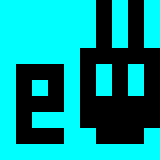

A level layout from a 2D game, rendered from its tile map. Below: a short description, then the map file with its tile-grid data intact:
An orthogonal 10x10 tile map with 16x16 px tiles, 1 tile layer (Calque de Tile 1).

<map version="1.0.0" orientation="orthogonal" renderorder="right-down" width="10" height="10" tilewidth="16" tileheight="16" nextobjectid="1">
 <tileset firstgid="1" name="tileset" tilewidth="16" tileheight="16" tilecount="2" columns="2">
  <image source="../graphics/misc/tileset.png" width="32" height="16" />
 </tileset>
 <layer name="Calque de Tile 1" width="10" height="10">
  <data>
   <tile gid="1" />
   <tile gid="1" />
   <tile gid="1" />
   <tile gid="1" />
   <tile gid="1" />
   <tile gid="1" />
   <tile gid="2" />
   <tile gid="1" />
   <tile gid="2" />
   <tile gid="1" />
   <tile gid="1" />
   <tile gid="1" />
   <tile gid="1" />
   <tile gid="1" />
   <tile gid="1" />
   <tile gid="1" />
   <tile gid="2" />
   <tile gid="1" />
   <tile gid="2" />
   <tile gid="1" />
   <tile gid="1" />
   <tile gid="1" />
   <tile gid="1" />
   <tile gid="1" />
   <tile gid="1" />
   <tile gid="1" />
   <tile gid="2" />
   <tile gid="1" />
   <tile gid="2" />
   <tile gid="1" />
   <tile gid="1" />
   <tile gid="1" />
   <tile gid="1" />
   <tile gid="1" />
   <tile gid="1" />
   <tile gid="2" />
   <tile gid="2" />
   <tile gid="2" />
   <tile gid="2" />
   <tile gid="2" />
   <tile gid="1" />
   <tile gid="2" />
   <tile gid="2" />
   <tile gid="2" />
   <tile gid="1" />
   <tile gid="2" />
   <tile gid="1" />
   <tile gid="2" />
   <tile gid="1" />
   <tile gid="2" />
   <tile gid="1" />
   <tile gid="2" />
   <tile gid="1" />
   <tile gid="2" />
   <tile gid="1" />
   <tile gid="2" />
   <tile gid="1" />
   <tile gid="2" />
   <tile gid="1" />
   <tile gid="2" />
   <tile gid="1" />
   <tile gid="2" />
   <tile gid="2" />
   <tile gid="2" />
   <tile gid="1" />
   <tile gid="2" />
   <tile gid="2" />
   <tile gid="2" />
   <tile gid="2" />
   <tile gid="2" />
   <tile gid="1" />
   <tile gid="2" />
   <tile gid="1" />
   <tile gid="1" />
   <tile gid="1" />
   <tile gid="2" />
   <tile gid="2" />
   <tile gid="2" />
   <tile gid="2" />
   <tile gid="2" />
   <tile gid="1" />
   <tile gid="2" />
   <tile gid="2" />
   <tile gid="2" />
   <tile gid="1" />
   <tile gid="1" />
   <tile gid="2" />
   <tile gid="2" />
   <tile gid="2" />
   <tile gid="1" />
   <tile gid="1" />
   <tile gid="1" />
   <tile gid="1" />
   <tile gid="1" />
   <tile gid="1" />
   <tile gid="1" />
   <tile gid="1" />
   <tile gid="1" />
   <tile gid="1" />
   <tile gid="1" />
  </data>
 </layer>
</map>